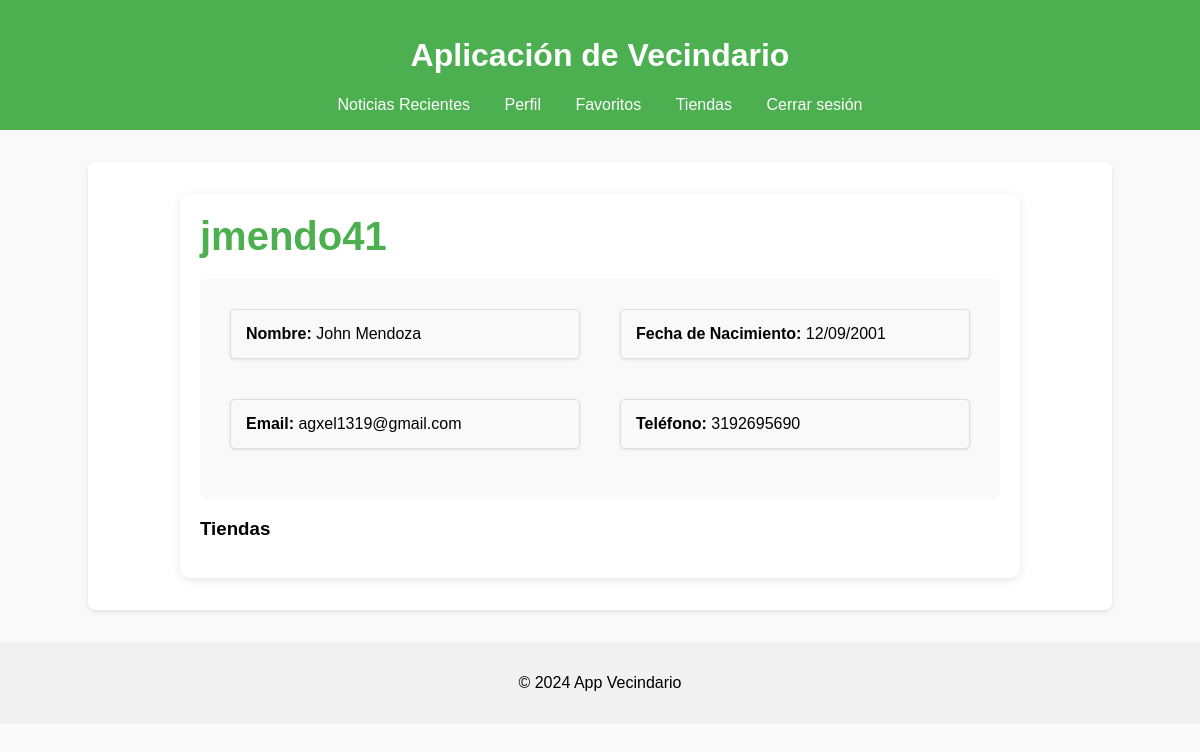
/profile/3 (signed in), run on the app's committed database.
### models.py (models this page shows)
class User(db.Model):
    __tablename__ = 'user'
    id = db.Column(db.Integer, primary_key=True)
    username = db.Column(db.String(80), unique=True, nullable=False)
    password = db.Column(db.String(120), nullable=False)
    first_name = db.Column(db.String(50), nullable=False)
    last_name = db.Column(db.String(50), nullable=False)
    birth_date = db.Column(db.Date, nullable=False)
    email = db.Column(db.String(100), unique=True, nullable=False)
    phone = db.Column(db.String(20), nullable=False)
    is_admin = db.Column(db.Boolean, default=False)  # Nuevo: para verificar si es admin
    suspended_until = db.Column(db.DateTime, nullable=True)  # Nuevo: fecha hasta que el usuario está suspendido
    stores = db.relationship('Store', backref='owner', lazy=True)
    products = db.relationship('Product', backref='creator', lazy=True)
    comments = db.relationship('Comment', backref='comment_user', lazy=True)
    favorite_stores = db.relationship('Store', secondary=user_favorites,
                                       lazy='subquery',
                                       backref=db.backref('favorited_by', lazy=True))

### app.py (the view)
@app.route('/profile/<int:user_id>')
def user_profile(user_id):
    if 'user_id' not in session:
        return redirect('/login')
    user = User.query.get_or_404(user_id)  # Obtener el usuario por ID
    return render_template('profile.html', user=user)

### app.py (called while the page is built)
@app.context_processor
def inject_user():
    user = None
    if 'user_id' in session:
        user = User.query.get(session['user_id'])
    return dict(user=user)

def check_user_suspended(user):
    if user.suspended_until and user.suspended_until > datetime.utcnow():
        return True
    return False

@app.before_request
def before_request():
    if 'user_id' in session:
        user = User.query.get(session['user_id'])
        if check_user_suspended(user):
            flash('Tu cuenta ha sido suspendida temporalmente.', 'error')
            return redirect('/login')

### templates/profile.html (shortened to what this page needs)
{% extends "base.html" %}
{% block content %}
<div class="profile-container">
    <div class="profile-header">
        <h2>{{ user.username }}</h2>
    </div>
    <div class="profile-card">
        <div class="profile-info">
            <div class="info-item">
                <strong>Nombre:</strong> {{ user.first_name }} {{ user.last_name }}
            </div>
            <div class="info-item">
                <strong>Fecha de Nacimiento:</strong> {{ user.birth_date.strftime('%d/%m/%Y') if user.birth_date else 'No especificada' }}
            </div>
            <div class="info-item">
                <strong>Email:</strong> {{ user.email }}
            </div>
            <div class="info-item">
                <strong>Teléfono:</strong> {{ user.phone }}
            </div>
        </div>
    </div>
    <h3>Tiendas</h3>
</div>
{% endblock %}

### static/styles.css (style rules this page uses)
body { font-family: 'Arial', sans-serif; background-color: #f9f9f9; margin: 0; padding: 0; }
.profile-info { margin-bottom: 20px; }
.profile-container { max-width: 800px; margin: 0 auto; padding: 20px; background-color: #fff; border-radius: 10px; box-shadow: 0 2px 10px rgba(0, 0, 0, 0.1); position: relative; }
.profile-header { display: flex; justify-content: space-between; align-items: center; }
.profile-header h2 { font-size: 2.5em; margin: 0; color: #4CAF50; }
.profile-card { margin-top: 20px; padding: 20px; background-color: #f9f9f9; border-radius: 8px; display: flex; justify-content: space-between; flex-wrap: wrap; }
.profile-info { display: grid; grid-template-columns: repeat(2, 1fr); column-gap: 20px; row-gap: 20px; width: 100%; }
.info-item { background-color: #fff; padding: 15px; border-radius: 5px; box-shadow: 0 1px 3px rgba(0, 0, 0, 0.1); text-align: left; }
.info-item { flex: 1 1 calc(45% - 20px); margin: 10px; padding: 15px; background-color: #f9f9f9; border: 1px solid #ddd; border-radius: 5px; }

### data on the page
User: username "jmendo41", first_name "John", last_name "Mendoza", birth_date "12/09/2001", email "agxel1319@gmail.com", phone "3192695690"
